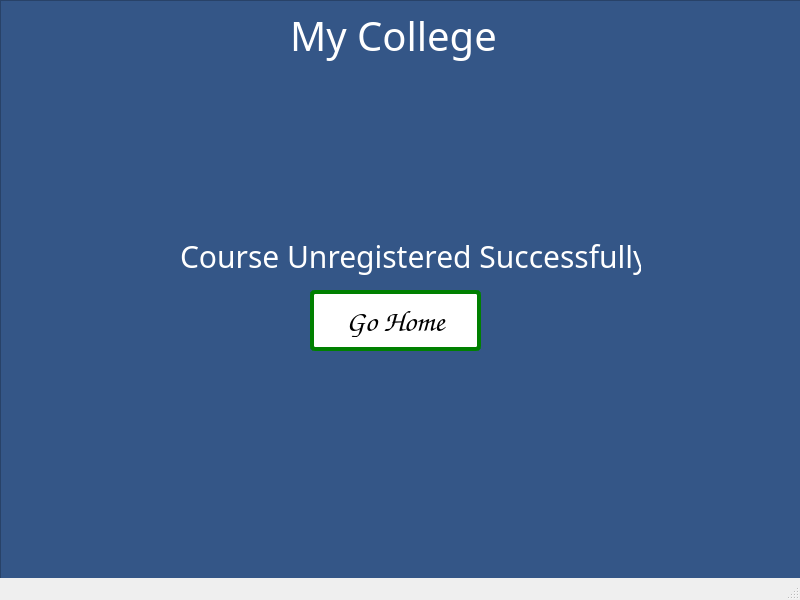
<?xml version="1.0" encoding="UTF-8"?>
<ui version="4.0">
 <class>MainWindow</class>
 <widget class="QMainWindow" name="MainWindow">
  <property name="geometry">
   <rect>
    <x>0</x>
    <y>0</y>
    <width>800</width>
    <height>600</height>
   </rect>
  </property>
  <property name="windowTitle">
   <string>MainWindow</string>
  </property>
  <widget class="QWidget" name="centralwidget">
   <widget class="QWidget" name="gridLayoutWidget">
    <property name="geometry">
     <rect>
      <x>0</x>
      <y>0</y>
      <width>801</width>
      <height>601</height>
     </rect>
    </property>
    <layout class="QGridLayout" name="gridLayout">
     <item row="0" column="0">
      <widget class="QFrame" name="frame">
       <property name="autoFillBackground">
        <bool>false</bool>
       </property>
       <property name="styleSheet">
        <string notr="true"> background-color: #345687;</string>
       </property>
       <property name="frameShape">
        <enum>QFrame::StyledPanel</enum>
       </property>
       <property name="frameShadow">
        <enum>QFrame::Raised</enum>
       </property>
       <widget class="QLabel" name="label_4">
        <property name="geometry">
         <rect>
          <x>290</x>
          <y>10</y>
          <width>211</width>
          <height>51</height>
         </rect>
        </property>
        <property name="font">
         <font>
          <family>Papyrus</family>
          <pointsize>-1</pointsize>
         </font>
        </property>
        <property name="styleSheet">
         <string notr="true">font-size: 40px;
color: white;</string>
        </property>
        <property name="text">
         <string>My College</string>
        </property>
       </widget>
       <widget class="QLabel" name="label_5">
        <property name="geometry">
         <rect>
          <x>180</x>
          <y>230</y>
          <width>461</width>
          <height>51</height>
         </rect>
        </property>
        <property name="font">
         <font>
          <family>Papyrus</family>
          <pointsize>-1</pointsize>
         </font>
        </property>
        <property name="styleSheet">
         <string notr="true">font-size: 30px;
color: white;</string>
        </property>
        <property name="text">
         <string>Course Unregistered Successfully.</string>
        </property>
       </widget>
       <widget class="QPushButton" name="unregisterSuccessfullPageGoHomeButton">
        <property name="geometry">
         <rect>
          <x>310</x>
          <y>290</y>
          <width>171</width>
          <height>61</height>
         </rect>
        </property>
        <property name="font">
         <font>
          <family>Comic Sans MS</family>
          <pointsize>-1</pointsize>
          <underline>false</underline>
          <strikeout>false</strikeout>
         </font>
        </property>
        <property name="styleSheet">
         <string notr="true">background-color: white;
display: inline-block;
      padding: 10px 20px;
      font-size: 30px;
      text-align: center;
      text-decoration: none;
      cursor: pointer;
      border-radius: 5px;
      transition: background-color 0.3s ease;
 border: 4px solid green;</string>
        </property>
        <property name="text">
         <string>Go Home</string>
        </property>
       </widget>
      </widget>
     </item>
    </layout>
   </widget>
  </widget>
  <widget class="QStatusBar" name="statusbar"/>
 </widget>
 <resources/>
 <connections/>
</ui>
